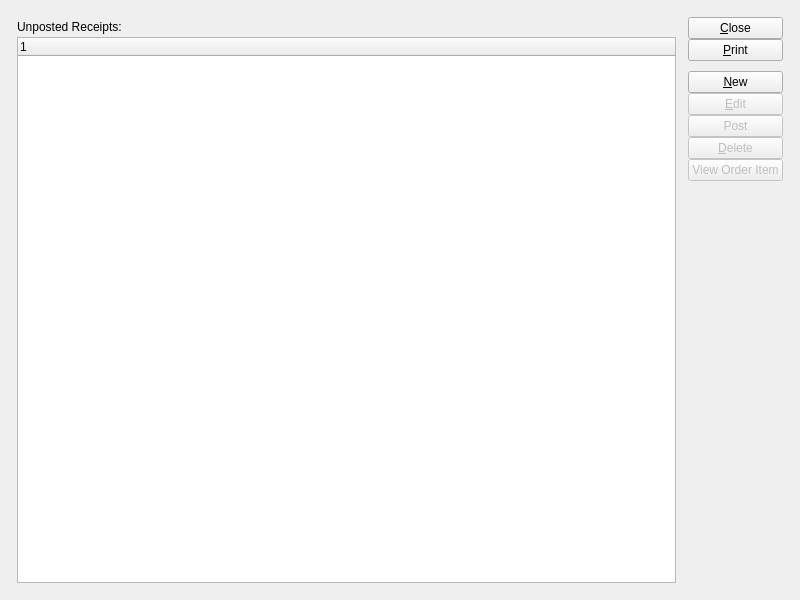
<?xml version="1.0" encoding="UTF-8"?>
<ui version="4.0">
 <comment>This file is part of the xTuple ERP: PostBooks Edition, a free and
open source Enterprise Resource Planning software suite,
Copyright (c) 1999-2019 by OpenMFG LLC, d/b/a xTuple.
It is licensed to you under the Common Public Attribution License
version 1.0, the full text of which (including xTuple-specific Exhibits)
is available at www.xtuple.com/CPAL.  By using this software, you agree
to be bound by its terms.</comment>
 <class>unpostedPoReceipts</class>
 <widget class="QWidget" name="unpostedPoReceipts">
  <property name="geometry">
   <rect>
    <x>0</x>
    <y>0</y>
    <width>800</width>
    <height>600</height>
   </rect>
  </property>
  <property name="windowTitle">
   <string>List Unposted Receipts</string>
  </property>
  <layout class="QGridLayout" name="gridLayout_2">
   <item row="0" column="0">
    <layout class="QGridLayout" name="gridLayout">
     <property name="margin">
      <number>12</number>
     </property>
     <property name="spacing">
      <number>12</number>
     </property>
     <item row="0" column="0">
      <layout class="QVBoxLayout">
       <property name="spacing">
        <number>0</number>
       </property>
       <item>
        <widget class="QLabel" name="_unpostedLit">
         <property name="sizePolicy">
          <sizepolicy hsizetype="Expanding" vsizetype="Fixed">
           <horstretch>0</horstretch>
           <verstretch>0</verstretch>
          </sizepolicy>
         </property>
         <property name="minimumSize">
          <size>
           <width>0</width>
           <height>20</height>
          </size>
         </property>
         <property name="text">
          <string>Unposted Receipts:</string>
         </property>
         <property name="buddy">
          <cstring>_recv</cstring>
         </property>
        </widget>
       </item>
       <item>
        <widget class="XTreeWidget" name="_recv">
         <property name="sizePolicy">
          <sizepolicy hsizetype="Expanding" vsizetype="Expanding">
           <horstretch>0</horstretch>
           <verstretch>0</verstretch>
          </sizepolicy>
         </property>
         <property name="selectionMode">
          <enum>QAbstractItemView::ExtendedSelection</enum>
         </property>
        </widget>
       </item>
      </layout>
     </item>
     <item row="0" column="1">
      <layout class="QVBoxLayout">
       <property name="spacing">
        <number>5</number>
       </property>
       <item>
        <layout class="QVBoxLayout">
         <property name="spacing">
          <number>0</number>
         </property>
         <item>
          <widget class="QPushButton" name="_close">
           <property name="text">
            <string>&amp;Close</string>
           </property>
          </widget>
         </item>
         <item>
          <widget class="QPushButton" name="_print">
           <property name="text">
            <string>&amp;Print</string>
           </property>
          </widget>
         </item>
         <item>
          <spacer>
           <property name="orientation">
            <enum>Qt::Vertical</enum>
           </property>
           <property name="sizeType">
            <enum>QSizePolicy::Maximum</enum>
           </property>
           <property name="sizeHint" stdset="0">
            <size>
             <width>20</width>
             <height>10</height>
            </size>
           </property>
          </spacer>
         </item>
         <item>
          <widget class="QPushButton" name="_new">
           <property name="enabled">
            <bool>true</bool>
           </property>
           <property name="text">
            <string>&amp;New</string>
           </property>
          </widget>
         </item>
         <item>
          <widget class="QPushButton" name="_edit">
           <property name="enabled">
            <bool>false</bool>
           </property>
           <property name="text">
            <string>&amp;Edit</string>
           </property>
          </widget>
         </item>
         <item>
          <widget class="QPushButton" name="_post">
           <property name="enabled">
            <bool>false</bool>
           </property>
           <property name="text">
            <string>Post</string>
           </property>
          </widget>
         </item>
         <item>
          <widget class="QPushButton" name="_delete">
           <property name="enabled">
            <bool>false</bool>
           </property>
           <property name="text">
            <string>&amp;Delete</string>
           </property>
          </widget>
         </item>
         <item>
          <widget class="QPushButton" name="_viewOrderItem">
           <property name="enabled">
            <bool>false</bool>
           </property>
           <property name="text">
            <string>View Order Item</string>
           </property>
          </widget>
         </item>
        </layout>
       </item>
       <item>
        <spacer>
         <property name="orientation">
          <enum>Qt::Vertical</enum>
         </property>
         <property name="sizeType">
          <enum>QSizePolicy::Expanding</enum>
         </property>
         <property name="sizeHint" stdset="0">
          <size>
           <width>20</width>
           <height>50</height>
          </size>
         </property>
        </spacer>
       </item>
      </layout>
     </item>
    </layout>
   </item>
  </layout>
 </widget>
 <layoutdefault spacing="5" margin="5"/>
 <customwidgets>
  <customwidget>
   <class>XTreeWidget</class>
   <extends>QTreeWidget</extends>
   <header>xtreewidget.h</header>
   <container>1</container>
  </customwidget>
 </customwidgets>
 <tabstops>
  <tabstop>_recv</tabstop>
  <tabstop>_new</tabstop>
  <tabstop>_edit</tabstop>
  <tabstop>_post</tabstop>
  <tabstop>_delete</tabstop>
  <tabstop>_close</tabstop>
  <tabstop>_print</tabstop>
 </tabstops>
 <resources/>
 <connections>
  <connection>
   <sender>_close</sender>
   <signal>clicked()</signal>
   <receiver>unpostedPoReceipts</receiver>
   <slot>close()</slot>
   <hints>
    <hint type="sourcelabel">
     <x>20</x>
     <y>20</y>
    </hint>
    <hint type="destinationlabel">
     <x>20</x>
     <y>20</y>
    </hint>
   </hints>
  </connection>
  <connection>
   <sender>_recv</sender>
   <signal>valid(bool)</signal>
   <receiver>_delete</receiver>
   <slot>setEnabled(bool)</slot>
   <hints>
    <hint type="sourcelabel">
     <x>281</x>
     <y>200</y>
    </hint>
    <hint type="destinationlabel">
     <x>622</x>
     <y>194</y>
    </hint>
   </hints>
  </connection>
  <connection>
   <sender>_recv</sender>
   <signal>valid(bool)</signal>
   <receiver>_edit</receiver>
   <slot>setEnabled(bool)</slot>
   <hints>
    <hint type="sourcelabel">
     <x>281</x>
     <y>200</y>
    </hint>
    <hint type="destinationlabel">
     <x>622</x>
     <y>124</y>
    </hint>
   </hints>
  </connection>
  <connection>
   <sender>_recv</sender>
   <signal>itemSelected(int)</signal>
   <receiver>_edit</receiver>
   <slot>animateClick()</slot>
   <hints>
    <hint type="sourcelabel">
     <x>281</x>
     <y>200</y>
    </hint>
    <hint type="destinationlabel">
     <x>622</x>
     <y>124</y>
    </hint>
   </hints>
  </connection>
  <connection>
   <sender>_recv</sender>
   <signal>valid(bool)</signal>
   <receiver>_post</receiver>
   <slot>setEnabled(bool)</slot>
   <hints>
    <hint type="sourcelabel">
     <x>287</x>
     <y>200</y>
    </hint>
    <hint type="destinationlabel">
     <x>628</x>
     <y>160</y>
    </hint>
   </hints>
  </connection>
  <connection>
   <sender>_recv</sender>
   <signal>valid(bool)</signal>
   <receiver>_viewOrderItem</receiver>
   <slot>setEnabled(bool)</slot>
   <hints>
    <hint type="sourcelabel">
     <x>274</x>
     <y>200</y>
    </hint>
    <hint type="destinationlabel">
     <x>615</x>
     <y>224</y>
    </hint>
   </hints>
  </connection>
 </connections>
</ui>
